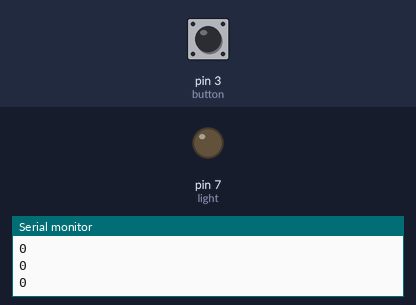
A sketch run on a simulated Arduino Uno, built with avr-gcc and run on an emulated ATmega328P. Parts: output pins drawn as LEDs (lit = HIGH), the last lines printed to the serial monitor. The inputs (shaded band) are chosen by the test bench; at power-on: pin 3 (button) LOW.

Above: at 1.2 s.
1.3 s: pin 3 (button) pulled HIGH for 0.15 s
At 1.4 s:
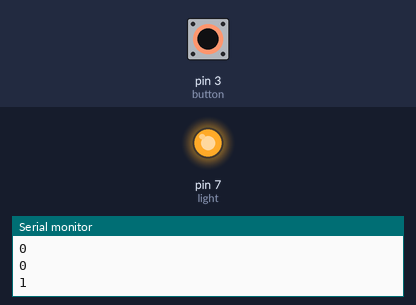
3.0 s: pin 3 (button) pulled HIGH for 3.2 s
At 7.2 s:
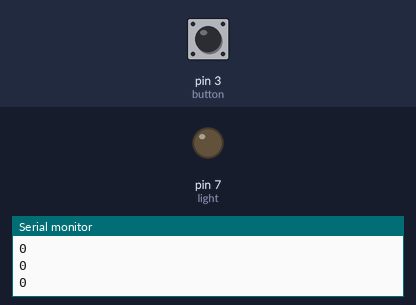
Timing chart, 0 to 8.7 s (numbered marks = the images above; inputs shaded):
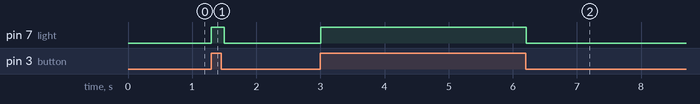

The sketch:

ojen_buttonlight_arduino.ino
```cpp
//Ojen button light

// Declare potentiometer on Analog pin A0
int button = 3;
int light = 7;
bool mySwitch;

void setup() {
  // Start a serial connection with a baud rate of 9600
  //open the serial pipe to the computer
  Serial.begin(9600);
  // Set the mode of the Analog pin connected to our potentiometer to be an input
  pinMode(button, INPUT);
  pinMode(light, OUTPUT);

}

void loop() {

  mySwitch = digitalRead(button);

  //when we press the button
 if(mySwitch == true){
  digitalWrite(light, HIGH);
 } else{
  digitalWrite(light, LOW);
 }

  //send the button value
  //to the computer through the pipe
  //without this, no data would go to
  //the computer.
  Serial.println(mySwitch);

  delay(100);
}


// Read the value of the potentiometer and assign it to a variable called 'value'
//  int value = analogRead(pot);
  // Send this value to the serial out as a separate line, therefore containing
  // the 'EOL' or end-of-line character
 // Serial.println(value);
  // Take a breather for 100 milliseconds
 // delay(100);
```

Measured:
- after the input at 1.3 s, pin 7 (light): LOW → HIGH at once, → LOW 0.20 s later
- after the input at 3.0 s, pin 7 (light): LOW → HIGH at once, → LOW 3.2 s later
